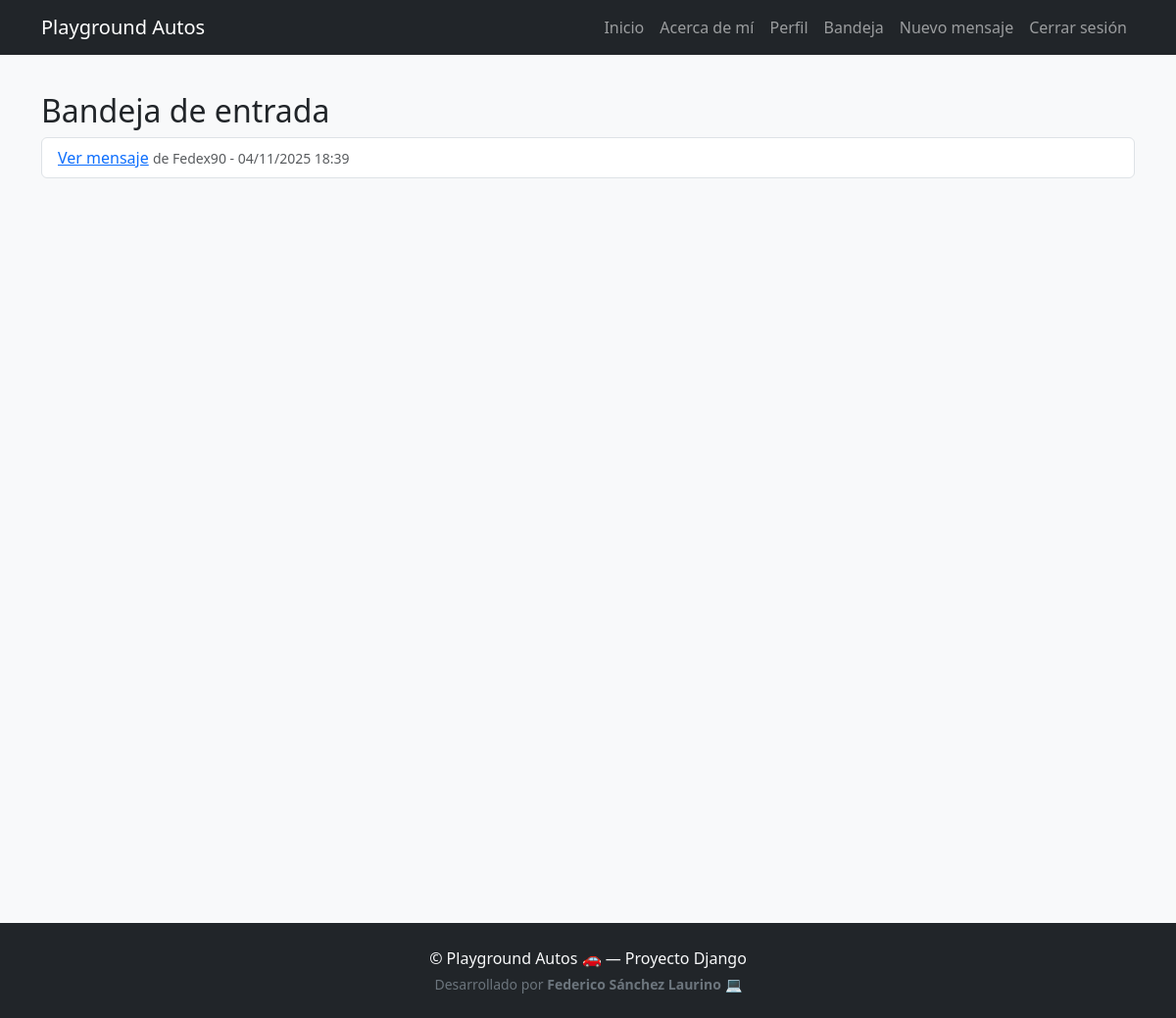
Before: /messages/inbox/ (signed in) with the older database file.
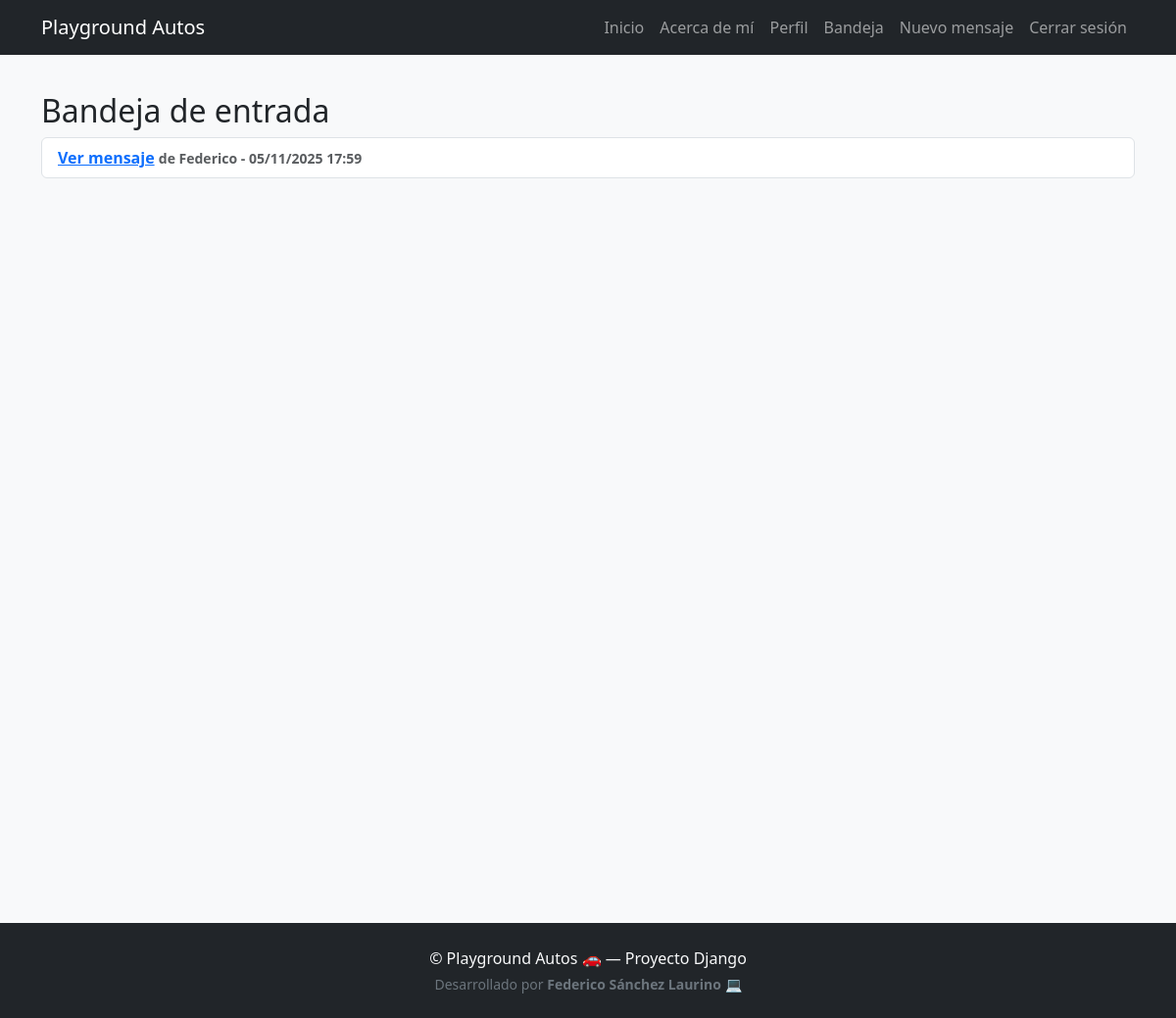
After: the same page with the newer database file.
### messages_app/models.py (models this page shows, shortened)
class Message(models.Model):
    sender = models.ForeignKey(User, on_delete=models.CASCADE, related_name='sent_messages')
    receiver = models.ForeignKey(User, on_delete=models.CASCADE, related_name='received_messages')
    subject = models.CharField(max_length=100)
    content = models.TextField()
    created_at = models.DateTimeField(auto_now_add=True)
    read = models.BooleanField(default=False)

### messages_app/views.py (the view)
# urls.py: path('inbox/', views.inbox, name='inbox'),
@login_required
def inbox(request):
    messages = Message.objects.filter(receiver=request.user).order_by('-created_at')
    return render(request, 'messages_app/inbox.html', {'messages': messages})

### templates/messages_app/inbox.html
{% extends 'base.html' %}
{% block content %}
<h2>Bandeja de entrada</h2>
{% if messages %}
  <ul class="list-group">
    {% for msg in messages %}
      <li class="list-group-item {% if not msg.read %}fw-bold{% endif %}">
        <a href="{% url 'messages_app:message_detail' msg.pk %}">Ver mensaje</a>
        <small class="text-muted">de {{ msg.sender.username }} - {{ msg.created_at|date:"d/m/Y H:i" }}</small>
      </li>
    {% endfor %}
  </ul>
{% else %}
  <p>No tienes mensajes.</p>
{% endif %}
{% endblock %}

Changed rows visible on the page:
removed Message: sender.username "Fedex90", created_at "04/11/2025 18:39", read True (drawn)
added Message: sender.username "Federico", created_at "05/11/2025 17:59", read False (drawn)
